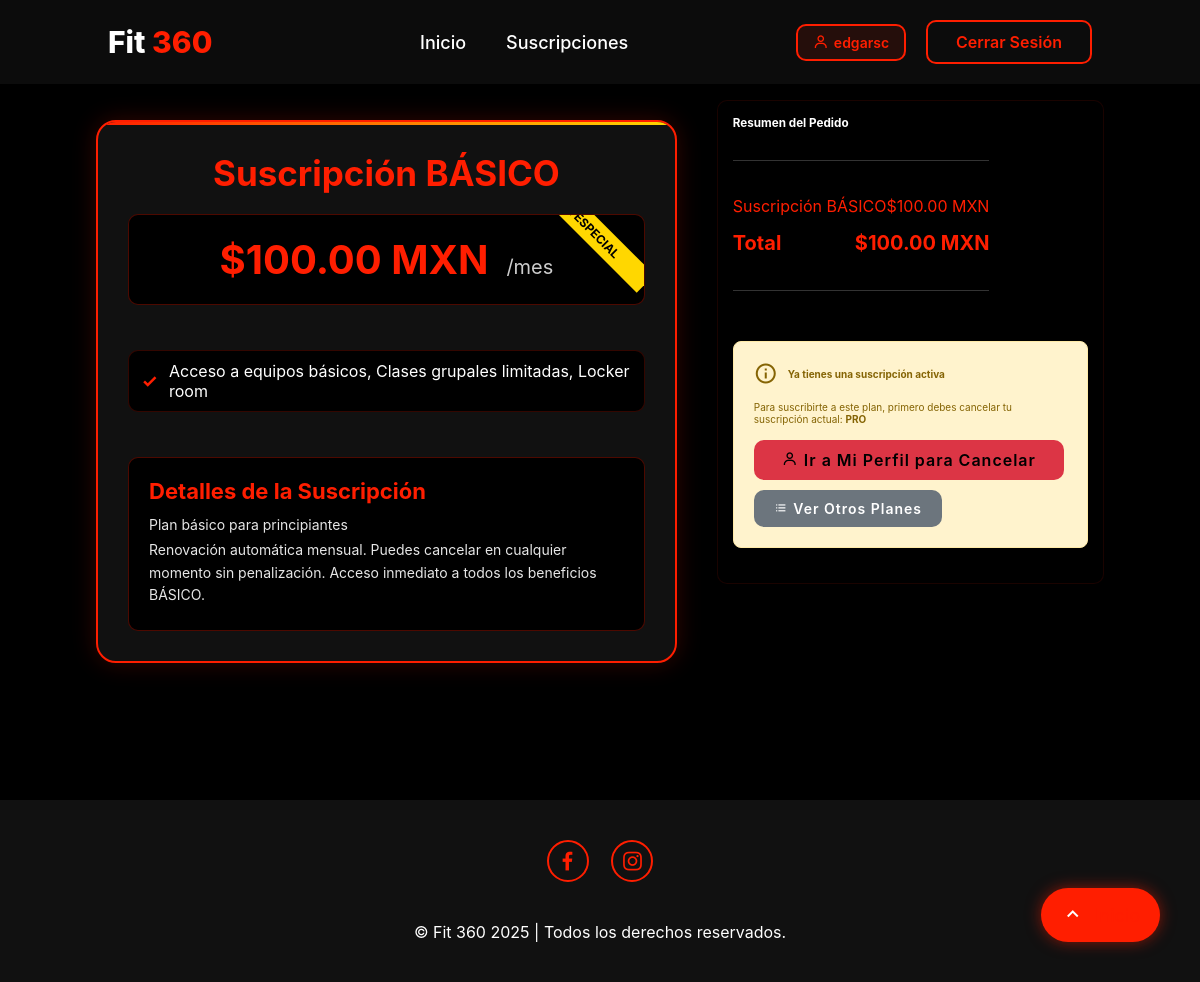
Page /subscription-checkout.php?plan=1 (signed in) on the committed database.
### tables this page shows
CREATE TABLE `plan_suscripcion` (
  `id_plan` int(11) NOT NULL,
  `nombre` varchar(50) NOT NULL,
  `precio` decimal(10,2) NOT NULL,
  `duracion_dias` int(11) NOT NULL,
  `descripcion` text NOT NULL,
  `beneficios` text NOT NULL,
  `esta_activo` tinyint(1) DEFAULT 1
);

CREATE TABLE `suscripcion_usuario` (
  `id_suscripcion` int(11) NOT NULL,
  `id_usuario` int(11) NOT NULL,
  `id_plan` int(11) NOT NULL,
  `fecha_inicio` date NOT NULL,
  `fecha_fin` date NOT NULL,
  `estado` enum('activa','expirada','cancelada') DEFAULT 'activa',
  `renovacion_automatica` tinyint(1) DEFAULT 1,
  `fecha_creacion` timestamp NOT NULL DEFAULT current_timestamp()
);

### subscription-checkout.php (the view, shortened to what this page needs)
<?php
$planId = $_GET['plan'] ?? null;
$pdo = getConnection();
$stmt = $pdo->prepare("SELECT * FROM plan_suscripcion WHERE id_plan = ? AND esta_activo = 1");
$stmt->execute([$planId]);
$plan = $stmt->fetch();
$stmt = $pdo->prepare("
    SELECT us.id_suscripcion, us.id_plan, us.fecha_inicio, us.fecha_fin, us.estado,
           sp.nombre as plan_name, sp.precio as plan_precio
    FROM suscripcion_usuario us
    JOIN plan_suscripcion sp ON us.id_plan = sp.id_plan
    WHERE us.id_usuario = ? AND us.estado = 'activa'
    ORDER BY us.fecha_creacion DESC
    LIMIT 1
");
$stmt->execute([$_SESSION['user_id']]);
$active_subscription = $stmt->fetch();
?>
<!DOCTYPE html>
<html lang="es">
<head>
    <link href='https://unpkg.com/boxicons@2.1.4/css/boxicons.min.css' rel='stylesheet'>
    <link rel="stylesheet" href="style.css">
</head>
<body>
    <header>
        <a href="index.php#home" class="logo">Fit <span>360</span></a>
        <ul class="navbar">
            <li><a href="index.php#home">Inicio</a></li>
            <li><a href="index.php#plans">Suscripciones</a></li>
        </ul>
        <div class="top-btn">
            <a href="profile.php" class="username-link">
                <i class='bx bx-user'></i>
                <span><?= htmlspecialchars($_SESSION['username']) ?></span>
            </a>
            <a href="logout.php" class="nav-btn">Cerrar Sesión</a>
        </div>
    </header>
    <section class="checkout-section">
        <div class="checkout-container">
            <div class="subscription-details">
                <h2>Suscripción <?= htmlspecialchars($plan['nombre']) ?></h2>
                <div class="price-container">
                    <span class="price">$<?= number_format($plan['precio'], 2) ?> MXN</span>
                    <span class="period">/mes</span>
                </div>
                <ul class="benefits-list">
                    <?php
                    $benefits = explode("\n", $plan['beneficios']);
                    foreach($benefits as $benefit):
                        if(trim($benefit)): ?>
                        <li><i class='bx bx-check'></i> <?= htmlspecialchars(trim($benefit)) ?></li>
                        <?php endif; ?>
                    <?php endforeach; ?>
                </ul>
                <div class="subscription-info">
                    <h3>Detalles de la Suscripción</h3>
                    <p><?= htmlspecialchars($plan['descripcion']) ?></p>
                    <p>Renovación automática mensual. Puedes cancelar en cualquier momento sin penalización. Acceso inmediato a todos los beneficios <?= htmlspecialchars($plan['nombre']) ?>.</p>
                </div>
            </div>
            <div class="order-summary">
                <h3>Resumen del Pedido</h3>
                <div class="summary-details">
                    <div class="summary-item">
                        <span>Suscripción <?= htmlspecialchars($plan['nombre']) ?></span>
                        <span>$<?= number_format($plan['precio'], 2) ?> MXN</span>
                    </div>
                    <div class="summary-item total">
                        <span>Total</span>
                        <span>$<?= number_format($plan['precio'], 2) ?> MXN</span>
                    </div>
                </div>
                <?php if($active_subscription): ?>
                    <div class="subscription-warning" style="background: #fff3cd; border: 1px solid #ffeaa7; padding: 20px; border-radius: 8px; margin: 20px 0;">
                        <div style="display: flex; align-items: center; margin-bottom: 15px;">
                            <i class='bx bx-info-circle' style="color: #856404; font-size: 24px; margin-right: 10px;"></i>
                            <h4 style="color: #856404; margin: 0;">Ya tienes una suscripción activa</h4>
                        </div>
                        <p style="color: #856404; margin-bottom: 15px;">
                            Para suscribirte a este plan, primero debes cancelar tu suscripción actual:
                            <strong><?= htmlspecialchars($active_subscription['plan_name']) ?></strong>
                        </p>
                        <div style="display: flex; gap: 10px; flex-wrap: wrap;">
                            <a href="profile.php" class="btn" style="background: #dc3545; border-color: #dc3545;">
                                <i class='bx bx-user'></i> Ir a Mi Perfil para Cancelar
                            </a>
                            <a href="index.php#plans" class="btn btn-secondary">
                                <i class='bx bx-list-ul'></i> Ver Otros Planes
                            </a>
                        </div>
                    </div>
                <?php endif; ?>
            </div>
        </div>
        <a href="index.php#home" class="home-floating-btn">
            <i class='bx bx-chevron-up'></i>
            <span>Inicio</span>
        </a>
    </section>
    <footer class="footer">
        <div class="social">
            <a href="https://facebook.com/fit360gym" target="_blank"><i class='bx bxl-facebook'></i></a>
            <a href="https://instagram.com/fit360gym" target="_blank"><i class='bx bxl-instagram' ></i></a>
        </div>
        <p class="copyright">
            &copy; Fit 360 2025 | Todos los derechos reservados.
        </p>
    </footer>
</body>
</html>

### rows in the picture
plan_suscripcion: nombre "BÁSICO", precio "100.00", beneficios "Acceso a equipos básicos, Clases grupales limitadas, Locker room", descripcion "Plan básico para principiantes"
suscripcion_usuario: id_plan.nombre "PRO"

### other values in the picture
$_SESSION['username'] "edgarsc"
